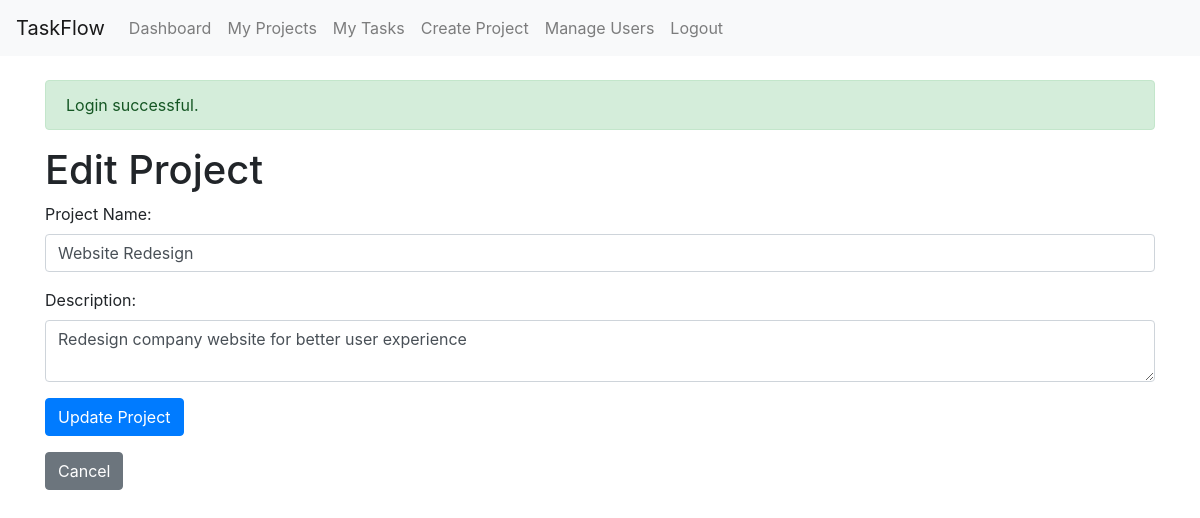
The app's page /index.php?action=project_edit&id=1 (signed in) with its own data.
### tables this page shows
CREATE TABLE projects (
    id INT AUTO_INCREMENT PRIMARY KEY,
    name VARCHAR(255) NOT NULL,
    description TEXT,
    user_id INT,
    is_public BOOLEAN DEFAULT FALSE,
    created_at TIMESTAMP DEFAULT CURRENT_TIMESTAMP,
    FOREIGN KEY (user_id) REFERENCES users(id) ON DELETE SET NULL
);

### controllers/ProjectController.php (called while the page is built, shortened)
<?php
require_once __DIR__ . '/../models/Project.php';
class ProjectController {
    private $project;
    public function __construct($db) {
        $this->project = new Project($db);
    }
    public function project_edit($id) {
        $project = $this->project->getById($id);
        require 'views/project/edit.php';
    }
}

### models/Project.php (called while the page is built, shortened)
<?php
class Project {
    protected $db;
    public function __construct($db) {
        $this->db = $db;
    }
    public function getById($id) {
        $query = "SELECT * FROM projects WHERE id = ?";
        $stmt = $this->db->prepare($query);
        $stmt->execute([$id]);
        return $stmt->fetch(\PDO::FETCH_ASSOC);
    }
}

### views/project/edit.php (the view)
<?php require_once 'views/templates/header.php'; ?>
<h1>Edit Project</h1>
<form action="index.php?action=project_edit&id=<?php echo $project['id']; ?>" method="POST">
    <div class="form-group">
        <label for="name">Project Name:</label>
        <input type="text" id="name" name="name" value="<?php echo htmlspecialchars($project['name']); ?>" required class="form-control">
    </div>
    <div class="form-group">
        <label for="description">Description:</label>
        <textarea id="description" name="description" required class="form-control"><?php echo htmlspecialchars($project['description']); ?></textarea>
    </div>
    <button type="submit" class="btn btn-primary">Update Project</button>
</form>
<a href="index.php?action=project_view&id=<?php echo $project['id']; ?>" class="btn btn-secondary mt-3">Cancel</a>
<?php require_once 'views/templates/footer.php'; ?>

### records on screen
projects: name "Website Redesign", description "Redesign company website for better user experience"

### other values on screen
$flashMessage['message'] "Login successful."
